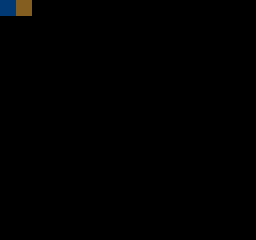

This is a level from a 2D game, rendered from its Tiled map with the project's own tilesets. A one-line summary and the complete map file follow:
An orthogonal 32x30 tile map with 8x8 px tiles, 1 tile layer (Tile Layer 1).

<map version="1.2" tiledversion="1.3.2" orientation="orthogonal" renderorder="right-down" compressionlevel="-1" width="32" height="30" tilewidth="8" tileheight="8" infinite="0" nextlayerid="2" nextobjectid="1">
 <tileset firstgid="1" source="chr001.tsx" />
 <layer id="1" name="Tile Layer 1" width="32" height="30">
  <data encoding="csv">
1,1,2,2,0,0,0,0,0,0,0,0,0,0,0,0,0,0,0,0,0,0,0,0,0,0,0,0,0,0,0,0,
1,1,2,2,0,0,0,0,0,0,0,0,0,0,0,0,0,0,0,0,0,0,0,0,0,0,0,0,0,0,0,0,
0,0,0,0,0,0,0,0,0,0,0,0,0,0,0,0,0,0,0,0,0,0,0,0,0,0,0,0,0,0,0,0,
0,0,0,0,0,0,0,0,0,0,0,0,0,0,0,0,0,0,0,0,0,0,0,0,0,0,0,0,0,0,0,0,
0,0,0,0,0,0,0,0,0,0,0,0,0,0,0,0,0,0,0,0,0,0,0,0,0,0,0,0,0,0,0,0,
0,0,0,0,0,0,0,0,0,0,0,0,0,0,0,0,0,0,0,0,0,0,0,0,0,0,0,0,0,0,0,0,
0,0,0,0,0,0,0,0,0,0,0,0,0,0,0,0,0,0,0,0,0,0,0,0,0,0,0,0,0,0,0,0,
0,0,0,0,0,0,0,0,0,0,0,0,0,0,0,0,0,0,0,0,0,0,0,0,0,0,0,0,0,0,0,0,
0,0,0,0,0,0,0,0,0,0,0,0,0,0,0,0,0,0,0,0,0,0,0,0,0,0,0,0,0,0,0,0,
0,0,0,0,0,0,0,0,0,0,0,0,0,0,0,0,0,0,0,0,0,0,0,0,0,0,0,0,0,0,0,0,
0,0,0,0,0,0,0,0,0,0,0,0,0,0,0,0,0,0,0,0,0,0,0,0,0,0,0,0,0,0,0,0,
0,0,0,0,0,0,0,0,0,0,0,0,0,0,0,0,0,0,0,0,0,0,0,0,0,0,0,0,0,0,0,0,
0,0,0,0,0,0,0,0,0,0,0,0,0,0,0,0,0,0,0,0,0,0,0,0,0,0,0,0,0,0,0,0,
0,0,0,0,0,0,0,0,0,0,0,0,0,0,0,0,0,0,0,0,0,0,0,0,0,0,0,0,0,0,0,0,
0,0,0,0,0,0,0,0,0,0,0,0,0,0,0,0,0,0,0,0,0,0,0,0,0,0,0,0,0,0,0,0,
0,0,0,0,0,0,0,0,0,0,0,0,0,0,0,0,0,0,0,0,0,0,0,0,0,0,0,0,0,0,0,0,
0,0,0,0,0,0,0,0,0,0,0,0,0,0,0,0,0,0,0,0,0,0,0,0,0,0,0,0,0,0,0,0,
0,0,0,0,0,0,0,0,0,0,0,0,0,0,0,0,0,0,0,0,0,0,0,0,0,0,0,0,0,0,0,0,
0,0,0,0,0,0,0,0,0,0,0,0,0,0,0,0,0,0,0,0,0,0,0,0,0,0,0,0,0,0,0,0,
0,0,0,0,0,0,0,0,0,0,0,0,0,0,0,0,0,0,0,0,0,0,0,0,0,0,0,0,0,0,0,0,
0,0,0,0,0,0,0,0,0,0,0,0,0,0,0,0,0,0,0,0,0,0,0,0,0,0,0,0,0,0,0,0,
0,0,0,0,0,0,0,0,0,0,0,0,0,0,0,0,0,0,0,0,0,0,0,0,0,0,0,0,0,0,0,0,
0,0,0,0,0,0,0,0,0,0,0,0,0,0,0,0,0,0,0,0,0,0,0,0,0,0,0,0,0,0,0,0,
0,0,0,0,0,0,0,0,0,0,0,0,0,0,0,0,0,0,0,0,0,0,0,0,0,0,0,0,0,0,0,0,
0,0,0,0,0,0,0,0,0,0,0,0,0,0,0,0,0,0,0,0,0,0,0,0,0,0,0,0,0,0,0,0,
0,0,0,0,0,0,0,0,0,0,0,0,0,0,0,0,0,0,0,0,0,0,0,0,0,0,0,0,0,0,0,0,
0,0,0,0,0,0,0,0,0,0,0,0,0,0,0,0,0,0,0,0,0,0,0,0,0,0,0,0,0,0,0,0,
0,0,0,0,0,0,0,0,0,0,0,0,0,0,0,0,0,0,0,0,0,0,0,0,0,0,0,0,0,0,0,0,
0,0,0,0,0,0,0,0,0,0,0,0,0,0,0,0,0,0,0,0,0,0,0,0,0,0,0,0,0,0,0,0,
0,0,0,0,0,0,0,0,0,0,0,0,0,0,0,0,0,0,0,0,0,0,0,0,0,0,0,0,0,0,0,0
</data>
 </layer>
</map>
